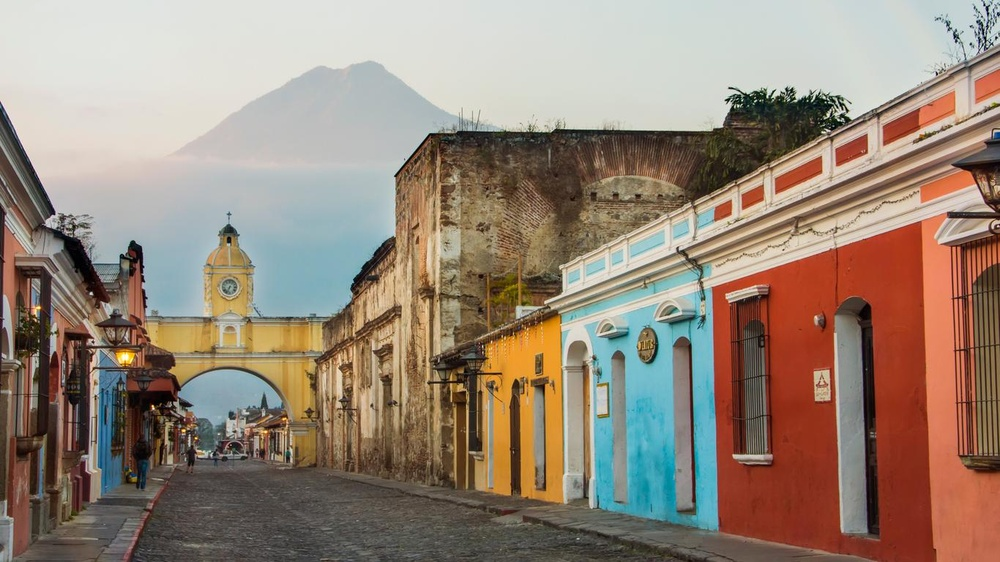
#> input picture OpenCV-Solo/Convolutions/ejemplos/Antigua.jpg, 1000 x 562 px, shrunk from 1366 x 768 before the run
$ python convolutions.py
#> lines starting #> are read from the running program, lines starting #| are printed output that depends on the picture; after the words box and inside, x2 and y2 are one past the last pixel; in counts of white or black regions, pixels touching at a corner belong together
import cv2

image = cv2.imread("./ejemplos/Antigua.jpg")
#> image is the input picture: shape (562, 1000, 3); mean B, G, R 119.8, 134.2, 150.7
# CONSTANTES PREDEFINIDAS ----------------------------- MAYUSCULAS
gray_image = cv2.cvtColor(image, cv2.COLOR_BGR2GRAY)
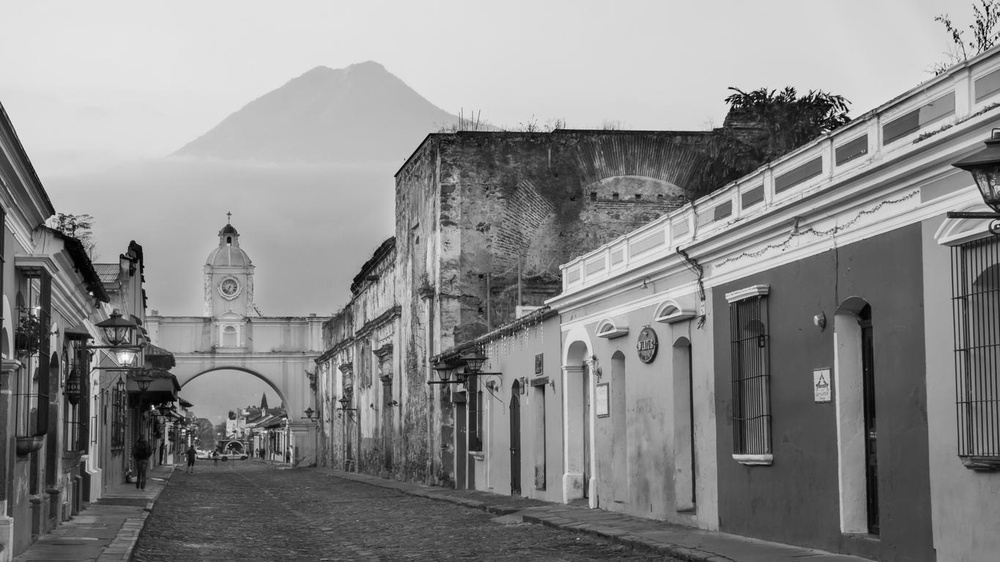
#> gray_image: shape (562, 1000); min 0, max 253, mean 137.5
blur_image = cv2.GaussianBlur(image, (5, 5), 0)
edges = cv2.Canny(image, 100, 200)
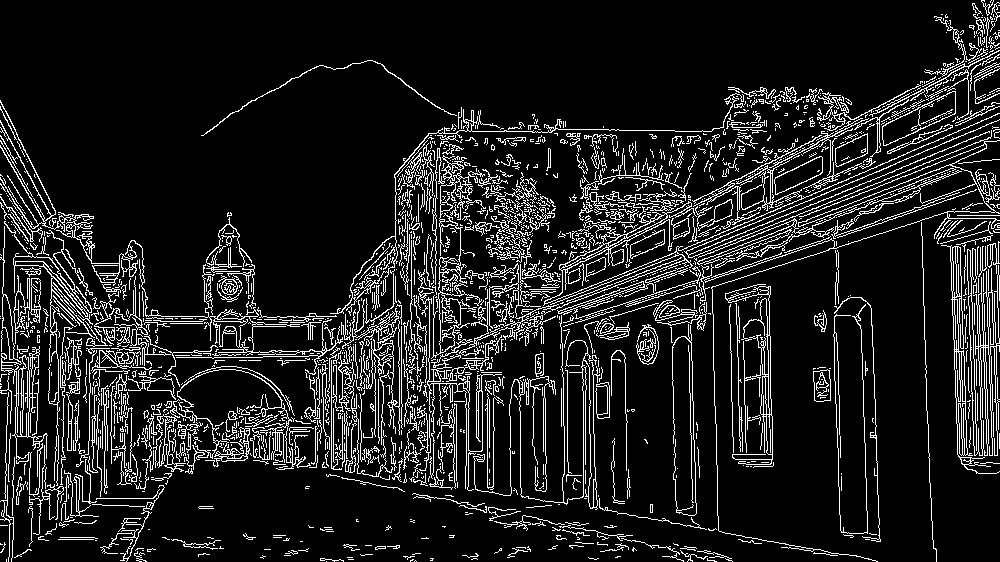
#> edges: shape (562, 1000); 11.9% white in thin lines or dots
contours, _ = cv2.findContours(edges, cv2.RETR_EXTERNAL, cv2.CHAIN_APPROX_SIMPLE)
#> contours = 1674 contours, 1539 with area under 20; largest, box (x1, y1, x2, y2) and area: (0, 100, 343, 375) 1649, (882, 91, 956, 146) 1621, (490, 113, 1000, 340) 1614, (330, 93, 744, 316) 1488, (431, 155, 485, 359) 1484
cv2.imshow("Grayscale Image", gray_image)
cv2.imshow("Blurred Image", blur_image)
cv2.imshow("Edges", edges)
cv2.drawContours(image, contours, -1, (0, 255, 0), 2)
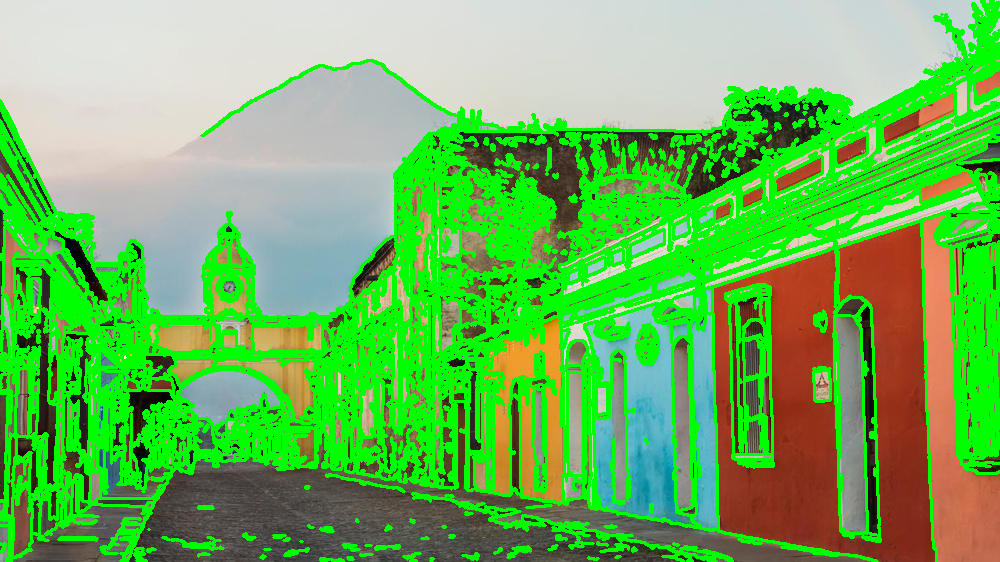
#> image: shape (562, 1000, 3); mean B, G, R 90.1, 181.6, 108
cv2.imshow("Contours", image)
cv2.waitKey(0)
cv2.destroyAllWindows()

# https://github.com/jasmcaus/opencv-course/blob/master/Section%20%231%20-%20Basics/basic_functions.py
